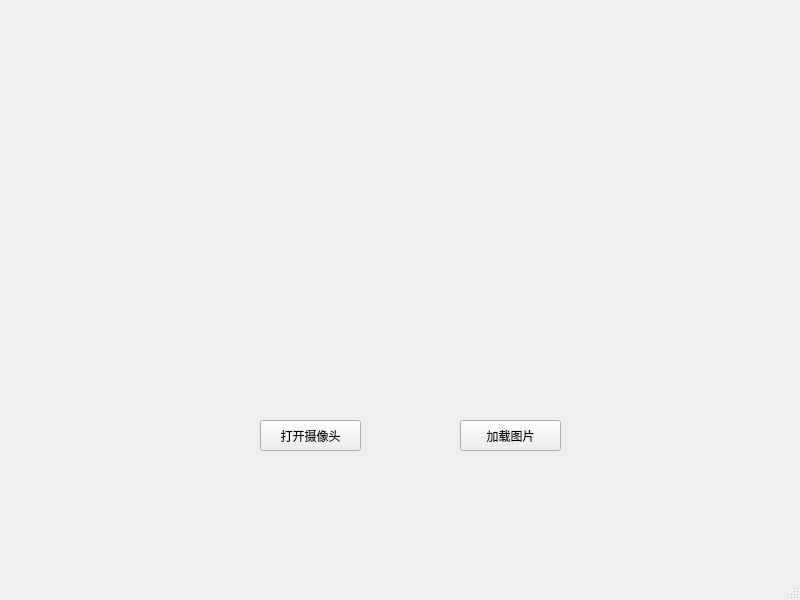
<?xml version="1.0" encoding="UTF-8"?>
<ui version="4.0">
 <class>MainWindow</class>
 <widget class="QMainWindow" name="MainWindow">
  <property name="geometry">
   <rect>
    <x>0</x>
    <y>0</y>
    <width>800</width>
    <height>600</height>
   </rect>
  </property>
  <property name="windowTitle">
   <string>MainWindow</string>
  </property>
  <widget class="QWidget" name="centralwidget">
   <widget class="QLabel" name="label">
    <property name="geometry">
     <rect>
      <x>190</x>
      <y>50</y>
      <width>441</width>
      <height>291</height>
     </rect>
    </property>
    <property name="text">
     <string/>
    </property>
   </widget>
   <widget class="QPushButton" name="pushButton">
    <property name="geometry">
     <rect>
      <x>260</x>
      <y>420</y>
      <width>101</width>
      <height>31</height>
     </rect>
    </property>
    <property name="text">
     <string>打开摄像头</string>
    </property>
   </widget>
   <widget class="QPushButton" name="pushButton_2">
    <property name="geometry">
     <rect>
      <x>460</x>
      <y>420</y>
      <width>101</width>
      <height>31</height>
     </rect>
    </property>
    <property name="text">
     <string>加载图片</string>
    </property>
   </widget>
  </widget>
  <widget class="QMenuBar" name="menubar">
   <property name="geometry">
    <rect>
     <x>0</x>
     <y>0</y>
     <width>800</width>
     <height>21</height>
    </rect>
   </property>
  </widget>
  <widget class="QStatusBar" name="statusbar"/>
 </widget>
 <resources/>
 <connections/>
</ui>
